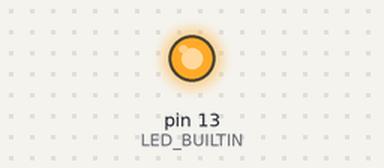
Simulated run of this sketch. Board: Arduino Uno, built with avr-gcc and run on an emulated ATmega328P. On the bench: output pins drawn as LEDs (lit = HIGH).

Above: at 0.43 s.
At 7.88 s:
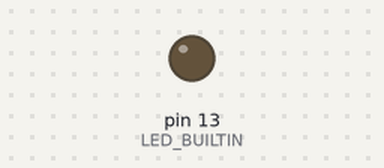
Timing chart, 0 to 8.3 s (numbered marks = the images above):
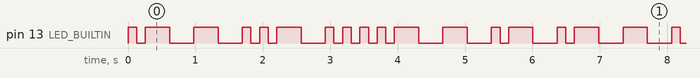

The sketch:

Morse.ino
```cpp
//#define _DBG // Uncomment for Debug Output

const char message[] = {'П', 'Р', 'И', 'В', 'Е', 'Т', '\0'}; // Сообщение
struct signal
{
  byte ch; //character
  char *rules; // rules
} ss[] = {
  {'А', "*-"},
  {'Б', "-***"},
  {'В', "*--"},
  {'Г', "--*"},
  {'Д', "-**"},
  {'Е', "*"},
  {'Ж', "***-"},
  {'З', "--**"},
  {'И', "**"},
  {'Й', "*---"},
  {'К', "-*-"},
  {'Л', "*-**"},
  {'М', "--"},
  {'Н', "-*"},
  {'О', "---"},
  {'П', "*--*"},
  {'Р', "*-*"},
  {'С', "***"},
  {'Т', "-"},
  {'У', "**-"},
  {'Ф', "**-*"},
  {'Х', "****"},
  {'Ц', "-*-*"},
  {'Ч', "---*"},
  {'Ш', "----"},
  {'Щ', "--*-"},
  {'Ъ', "*--*-*"},
  {'Ы', "-*--"},
  {'Ь', "-**-"},
  {'Э', "***-***"},
  {'Ю', "**--"},
  {'Я', "*-*-"}
};

void print_morse(const char* msg, int latency_ms = 569, int perSignal_ms = 128, int perSignalLine_ms = 360);

void setup() {
#ifdef _DBG
  Serial.begin(9600);
  for (; !Serial;);
#endif

  //Приготовить для вывода PIN
  pinMode(LED_BUILTIN, OUTPUT);
}

void loop() {
  //Показывать бесконечно
 print_morse(message);
}

void print_morse(const char* msg, int latency_ms, int perSignal_ms, int perSignalLine_ms) {
  register byte i, j, k;
  const byte len = strlen(msg);
  signal* pS;

  digitalWrite(LED_BUILTIN, LOW);
  for (i = 0; i < len; ++i) {
    j = (byte)msg[i];
    if (j >= static_cast<byte>('А') && j <= static_cast<byte>('Я'))
    {
      pS = &ss[j - (byte)'А'];
      k = strlen(pS->rules);
      for (j = 0; j < k; ++j) {
        digitalWrite(LED_BUILTIN, HIGH);
        delay( ((pS->rules[j] == '*' ) ? perSignal_ms : perSignalLine_ms));
        digitalWrite(LED_BUILTIN, LOW);
        delay( ((pS->rules[j] == '*' ) ? perSignal_ms : perSignalLine_ms));
        #ifdef _DBG
        Serial.print(pS->rules[j]);
        #endif
      }

    }
    else
    {
#ifdef _DBG
      Serial.println();
#endif
      //Задержка (latency)
      delay(latency_ms);

    }

  }
}
```

Measured:
- by itself, pin 13 (LED_BUILTIN): moves between LOW and HIGH, repeating every 6.4 s
- by itself, everything shown: repeats every 6.4 s, in 28 steps
